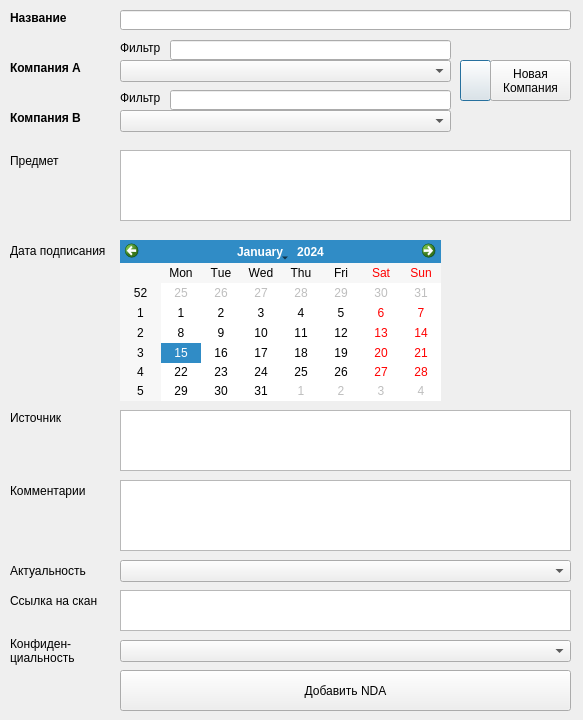
<?xml version="1.0" encoding="UTF-8"?>
<ui version="4.0">
 <class>AddNdaDialog</class>
 <widget class="QDialog" name="AddNdaDialog">
  <property name="geometry">
   <rect>
    <x>0</x>
    <y>0</y>
    <width>583</width>
    <height>720</height>
   </rect>
  </property>
  <property name="windowTitle">
   <string>Добавить NDA</string>
  </property>
  <widget class="QLabel" name="ndaNameLabel">
   <property name="geometry">
    <rect>
     <x>10</x>
     <y>10</y>
     <width>101</width>
     <height>16</height>
    </rect>
   </property>
   <property name="font">
    <font>
     <weight>75</weight>
     <bold>true</bold>
    </font>
   </property>
   <property name="text">
    <string>Название</string>
   </property>
  </widget>
  <widget class="QLineEdit" name="ndaNameLineEdit">
   <property name="geometry">
    <rect>
     <x>120</x>
     <y>10</y>
     <width>451</width>
     <height>20</height>
    </rect>
   </property>
  </widget>
  <widget class="QLineEdit" name="ndaCompanyAFilterLineEdit">
   <property name="geometry">
    <rect>
     <x>170</x>
     <y>40</y>
     <width>281</width>
     <height>20</height>
    </rect>
   </property>
  </widget>
  <widget class="QLabel" name="ndaCompanyALabel">
   <property name="geometry">
    <rect>
     <x>10</x>
     <y>60</y>
     <width>101</width>
     <height>16</height>
    </rect>
   </property>
   <property name="font">
    <font>
     <weight>75</weight>
     <bold>true</bold>
    </font>
   </property>
   <property name="text">
    <string>Компания А</string>
   </property>
  </widget>
  <widget class="QComboBox" name="ndaCompanyAComboBox">
   <property name="geometry">
    <rect>
     <x>120</x>
     <y>60</y>
     <width>331</width>
     <height>22</height>
    </rect>
   </property>
  </widget>
  <widget class="QLabel" name="ndaCompanyAFilterLabel">
   <property name="geometry">
    <rect>
     <x>120</x>
     <y>40</y>
     <width>51</width>
     <height>16</height>
    </rect>
   </property>
   <property name="text">
    <string>Фильтр</string>
   </property>
  </widget>
  <widget class="QPushButton" name="ndaRefreshCompaniesButton">
   <property name="geometry">
    <rect>
     <x>460</x>
     <y>60</y>
     <width>31</width>
     <height>41</height>
    </rect>
   </property>
   <property name="text">
    <string/>
   </property>
  </widget>
  <widget class="QPushButton" name="ndaAddCompanyButton">
   <property name="geometry">
    <rect>
     <x>490</x>
     <y>60</y>
     <width>81</width>
     <height>41</height>
    </rect>
   </property>
   <property name="text">
    <string>Новая
Компания</string>
   </property>
  </widget>
  <widget class="QLabel" name="ndaCompanyBLabel">
   <property name="geometry">
    <rect>
     <x>10</x>
     <y>110</y>
     <width>101</width>
     <height>16</height>
    </rect>
   </property>
   <property name="font">
    <font>
     <weight>75</weight>
     <bold>true</bold>
    </font>
   </property>
   <property name="text">
    <string>Компания B</string>
   </property>
  </widget>
  <widget class="QLineEdit" name="ndaCompanyBFilterLineEdit">
   <property name="geometry">
    <rect>
     <x>170</x>
     <y>90</y>
     <width>281</width>
     <height>20</height>
    </rect>
   </property>
  </widget>
  <widget class="QLabel" name="ndaCompanyBFilterLabel">
   <property name="geometry">
    <rect>
     <x>120</x>
     <y>90</y>
     <width>51</width>
     <height>16</height>
    </rect>
   </property>
   <property name="text">
    <string>Фильтр</string>
   </property>
  </widget>
  <widget class="QComboBox" name="ndaCompanyBComboBox">
   <property name="geometry">
    <rect>
     <x>120</x>
     <y>110</y>
     <width>331</width>
     <height>22</height>
    </rect>
   </property>
  </widget>
  <widget class="QLabel" name="ndaSubjectLabel">
   <property name="geometry">
    <rect>
     <x>10</x>
     <y>150</y>
     <width>101</width>
     <height>21</height>
    </rect>
   </property>
   <property name="font">
    <font>
     <weight>50</weight>
     <bold>false</bold>
    </font>
   </property>
   <property name="text">
    <string>Предмет</string>
   </property>
  </widget>
  <widget class="QPlainTextEdit" name="ndaSubjectPlainTextEdit">
   <property name="geometry">
    <rect>
     <x>120</x>
     <y>150</y>
     <width>451</width>
     <height>71</height>
    </rect>
   </property>
  </widget>
  <widget class="QLabel" name="ndaDateSignedLabel">
   <property name="geometry">
    <rect>
     <x>10</x>
     <y>240</y>
     <width>101</width>
     <height>21</height>
    </rect>
   </property>
   <property name="font">
    <font>
     <weight>50</weight>
     <bold>false</bold>
    </font>
   </property>
   <property name="text">
    <string>Дата подписания</string>
   </property>
  </widget>
  <widget class="QCalendarWidget" name="ndaDateSignedCalendarWidget">
   <property name="geometry">
    <rect>
     <x>120</x>
     <y>240</y>
     <width>321</width>
     <height>161</height>
    </rect>
   </property>
   <property name="font">
    <font>
     <kerning>false</kerning>
    </font>
   </property>
  </widget>
  <widget class="QLabel" name="ndaSourceLabel">
   <property name="geometry">
    <rect>
     <x>10</x>
     <y>410</y>
     <width>101</width>
     <height>16</height>
    </rect>
   </property>
   <property name="text">
    <string>Источник</string>
   </property>
  </widget>
  <widget class="QPlainTextEdit" name="ndaSourcePlainTextEdit">
   <property name="geometry">
    <rect>
     <x>120</x>
     <y>410</y>
     <width>451</width>
     <height>61</height>
    </rect>
   </property>
  </widget>
  <widget class="QLabel" name="ndaCommentsLabel">
   <property name="geometry">
    <rect>
     <x>10</x>
     <y>480</y>
     <width>101</width>
     <height>21</height>
    </rect>
   </property>
   <property name="text">
    <string>Комментарии</string>
   </property>
  </widget>
  <widget class="QPlainTextEdit" name="ndaCommentsPlainTextEdit">
   <property name="geometry">
    <rect>
     <x>120</x>
     <y>480</y>
     <width>451</width>
     <height>71</height>
    </rect>
   </property>
  </widget>
  <widget class="QLabel" name="ndaActiveLabel">
   <property name="geometry">
    <rect>
     <x>10</x>
     <y>560</y>
     <width>101</width>
     <height>21</height>
    </rect>
   </property>
   <property name="text">
    <string>Актуальность</string>
   </property>
  </widget>
  <widget class="QComboBox" name="ndaActiveComboBox">
   <property name="geometry">
    <rect>
     <x>120</x>
     <y>560</y>
     <width>451</width>
     <height>22</height>
    </rect>
   </property>
  </widget>
  <widget class="QLabel" name="ndaScalLinkLabel">
   <property name="geometry">
    <rect>
     <x>10</x>
     <y>590</y>
     <width>101</width>
     <height>21</height>
    </rect>
   </property>
   <property name="text">
    <string>Ссылка на скан</string>
   </property>
  </widget>
  <widget class="QPlainTextEdit" name="ndaScalLinkPlainTextEdit">
   <property name="geometry">
    <rect>
     <x>120</x>
     <y>590</y>
     <width>451</width>
     <height>41</height>
    </rect>
   </property>
  </widget>
  <widget class="QLabel" name="ndaConfLabel">
   <property name="geometry">
    <rect>
     <x>10</x>
     <y>630</y>
     <width>111</width>
     <height>41</height>
    </rect>
   </property>
   <property name="text">
    <string>Конфиден-
циальность</string>
   </property>
  </widget>
  <widget class="QComboBox" name="ndaConfComboBox">
   <property name="geometry">
    <rect>
     <x>120</x>
     <y>640</y>
     <width>451</width>
     <height>22</height>
    </rect>
   </property>
  </widget>
  <widget class="QPushButton" name="insertNdaButton">
   <property name="geometry">
    <rect>
     <x>120</x>
     <y>670</y>
     <width>451</width>
     <height>41</height>
    </rect>
   </property>
   <property name="text">
    <string>Добавить NDA</string>
   </property>
  </widget>
 </widget>
 <resources/>
 <connections/>
</ui>
